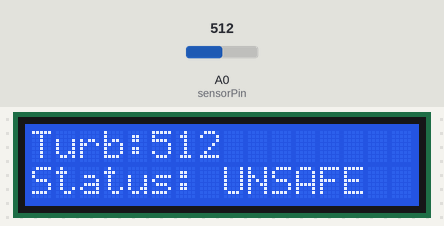
A sketch run on a simulated Arduino Uno, built with avr-gcc and run on an emulated ATmega328P. On the bench: 16×2 character LCD. The inputs (shaded band) are chosen by the test bench; at power-on: A0 (sensorPin) = 512. What the sketch prints to the serial monitor is not drawn.

Above: at 1.2 s.
1.3 s: A0 (sensorPin) set to 538
At 3.1 s:
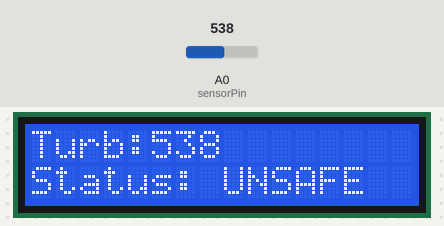
3.8 s: A0 (sensorPin) set to 560
At 5.6 s:
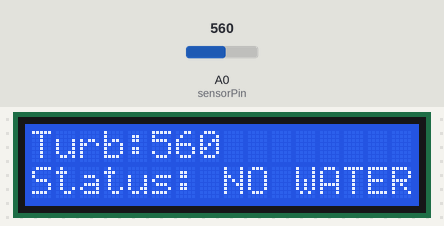
5.9 s: A0 (sensorPin) set to 635
At 7.2 s:
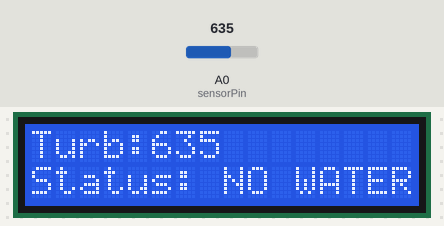
8.0 s: A0 (sensorPin) set to 657
At 9.7 s:
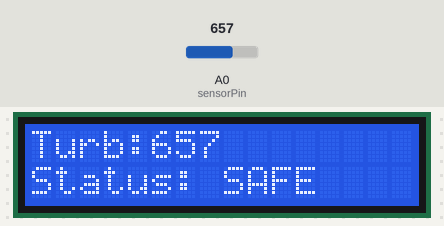
Timing chart, 0 to 11.1 s (numbered marks = the images above; inputs shaded):
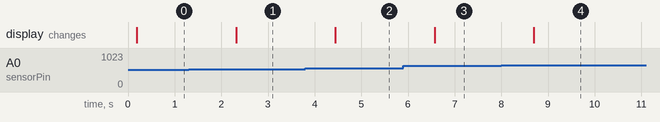

Measured:
- the behaviour switches between 549 and 550 on A0 (sensorPin) (found by bisection; images 1 and 2)
- the behaviour switches between 650 and 651 on A0 (sensorPin) (found by bisection; images 3 and 4)
- after the input at 1.3 s, the display: changes after 1.0 s (image 1)
- after the input at 3.8 s, the display: changes after 0.65 s (image 2)
- after the input at 5.9 s, the display: changes after 0.67 s (image 3)
- after the input at 8.0 s, the display: changes after 0.70 s (image 4)

The sketch:

water.ino
```cpp
#include <Wire.h>
#include <LiquidCrystal_I2C.h>

// LCD address (0x27 or 0x3F)
LiquidCrystal_I2C lcd(0x27, 16, 2);

int sensorPin = A0;
int turbidityValue = 0;

void setup() {
  lcd.init();
  lcd.backlight();
  Serial.begin(9600);
}

void loop() {

  // 📊 Take average for stable reading
  int total = 0;
  for (int i = 0; i < 10; i++) {
    total += analogRead(sensorPin);
    delay(10);
  }
  turbidityValue = total / 10;

  // 🖥 Serial Monitor Output
  Serial.print("Turbidity: ");
  Serial.println(turbidityValue);

  // 📟 LCD Display
  lcd.clear();

  lcd.setCursor(0, 0);
  lcd.print("Turb:");
  lcd.print(turbidityValue);

  lcd.setCursor(0, 1);

  // ✅ CORRECTED LOGIC (as per your requirement)
  if (turbidityValue < 550) {
    lcd.print("Status: UNSAFE");
  }
  else if (turbidityValue >= 550 && turbidityValue <= 650) {
    lcd.print("Status: NO WATER");
  }
  else {
    lcd.print("Status: SAFE");
  }

  delay(2000);
}
```
